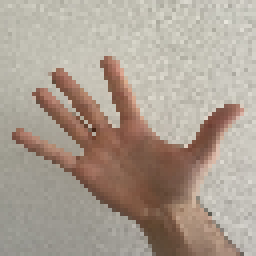
#> input picture image-pipeline-codes/vivado_conv_verifier/dlon.ppm, 64 x 64 px, found by its file name (shown 4 times larger)
$ python detect_hand_center.py
#> lines starting #> are read from the running program, lines starting #| are printed output that depends on the picture; after the words box and inside, x2 and y2 are one past the last pixel; in counts of white or black regions, pixels touching at a corner belong together; long printed decimals are rounded
import cv2
import numpy as np
import matplotlib.pyplot as plt


"""wczytanie obrazu"""
img_BGR = cv2.imread('dlon.ppm')  #(row, col, channel)
#> img_BGR is the input picture: shape (64, 64, 3); mean B, G, R 146, 158.5, 171.4
img_RGB = cv2.cvtColor(img_BGR, cv2.COLOR_BGR2RGB)
# przy wyswietlaniu cv2.imshow() oczekuje on BGR!!!
# przy wyswietlaniu plt.imshow() oczekuje on RGB!!!
cv2.imshow('Obraz', img_BGR)
cv2.waitKey(0)

"""konwersja -> YCbCr"""
img_R = img_RGB[:, :, 0]
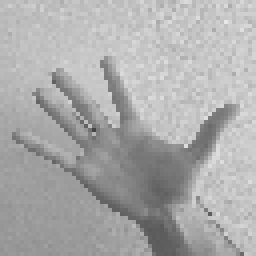
#> img_R: shape (64, 64) (shown 4 times larger); min 68, max 232, mean 171.4
img_G = img_RGB[:, :, 1]
img_B = img_RGB[:, :, 2]
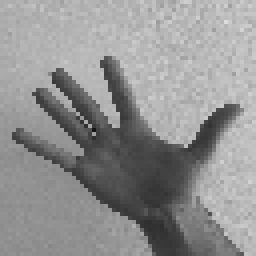
#> img_B: shape (64, 64) (shown 4 times larger); min 21, max 220, mean 146

matrix = np.array([[0.299, 0.587, 0.114],
                   [-0.168736, -0.331264, 0.5],
                   [0.5, -0.418688, -0.081312]])

pixels = img_RGB.reshape(-1, 3)
converted = pixels @ matrix.T
converted[:, 1:] += 128

YCbCr = converted.reshape(img_RGB.shape)
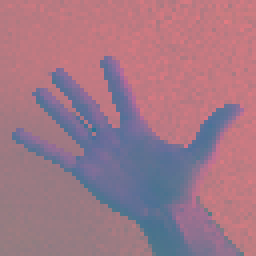
#> YCbCr: shape (64, 64, 3) float64 (shown 4 times larger); mean R, G, B 160.9, 119.6, 135.5
# Konwersja na uint8 przed wyświetleniem!!!!!
YCbCr_uint8 = np.clip(YCbCr, 0, 255).astype(np.uint8)

Y = YCbCr[:, :, 0]
Cb = YCbCr[:, :, 1]
Cr = YCbCr[:, :, 2]
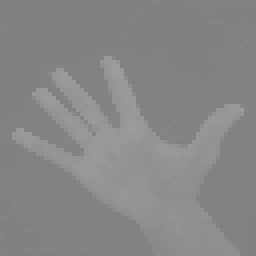
#> Cr: shape (64, 64) float64 (shown 4 times larger); min 128.7, max 158.8, mean 135.5
cv2.imshow('Obraz', YCbCr_uint8)
cv2.imwrite('ycbcr_output.ppm', cv2.cvtColor(YCbCr_uint8, cv2.COLOR_RGB2BGR))
cv2.waitKey(0)

"""binaryzacja"""
Ta = 77   # dolna granica Cb
Tb = 127  # górna granica Cb
Tc = 133  # dolna granica Cr
Td = 173  # górna granica Cr
mask = np.where((Cb > Ta) & (Cb < Tb) & (Cr > Tc) & (Cr < Td), 255, 0).astype(np.uint8)
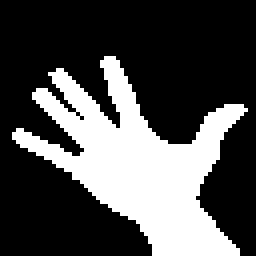
#> mask: shape (64, 64) (shown 4 times larger); 30.2% white; 1 white region, box (x1, y1, x2, y2) and area: (3, 14, 62, 64) 1236

cv2.imshow('Maska skory', mask)
cv2.waitKey(0)


"""filtracja maski"""
median = cv2.medianBlur(mask, 5)
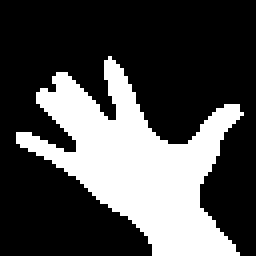
#> median: shape (64, 64) (shown 4 times larger); 30.3% white; 1 white region, box (x1, y1, x2, y2) and area: (4, 14, 61, 64) 1242
cv2.imshow('Maska skory po filtracji', median)
cv2.waitKey(0)

"""wyznaczanie srodka ciezkosci"""
N = 64
M = 64

m00 = 0
m10 = 0
m01 = 0
for i in range(0, M):
    for j in range(0, N):
        m00 += median[i][j]
        m10 += median[i][j] * i
        m01 += median[i][j] * j
#> after the loop, m00 = 316710; m01 = 10768650; m10 = 12809415

print(f'm00: {m00}, m10: {m10}, m01: {m01}')
#| m00: 316710, m10: 12809415, m01: 10768650

#parametry srodka ciezkosci
x_sc = m10/m00
#> x_sc = 40.45
y_sc = m01/m00
#> y_sc = 34
print(f'Srodek ciezkosci: ({x_sc}, {y_sc})')
#| Srodek ciezkosci: (40.445, 34.002)


mask_with_lines = cv2.cvtColor(median, cv2.COLOR_GRAY2BGR)  # konwersja na BGR, żeby rysować kolorowe linie
x_sc_int = int(round(x_sc))
#> x_sc_int = 40
y_sc_int = int(round(y_sc))
#> y_sc_int = 34
# pionowa linia
cv2.line(mask_with_lines, (y_sc_int, 0), (y_sc_int, mask_with_lines.shape[0]), (0, 0, 255), 1)
#> mask_with_lines: shape (64, 64, 3); mean B, G, R 75.4, 75.4, 79.4
# pozioma linia
cv2.line(mask_with_lines, (0, x_sc_int), (mask_with_lines.shape[1], x_sc_int), (0, 0, 255), 1)
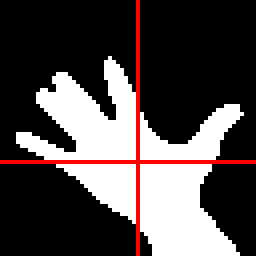
#> mask_with_lines: shape (64, 64, 3) (shown 4 times larger); mean B, G, R 72.9, 72.9, 80.8
cv2.imshow('Reka ze srodkiem ciezkosci', mask_with_lines)
cv2.waitKey(0)
cv2.destroyAllWindows()
